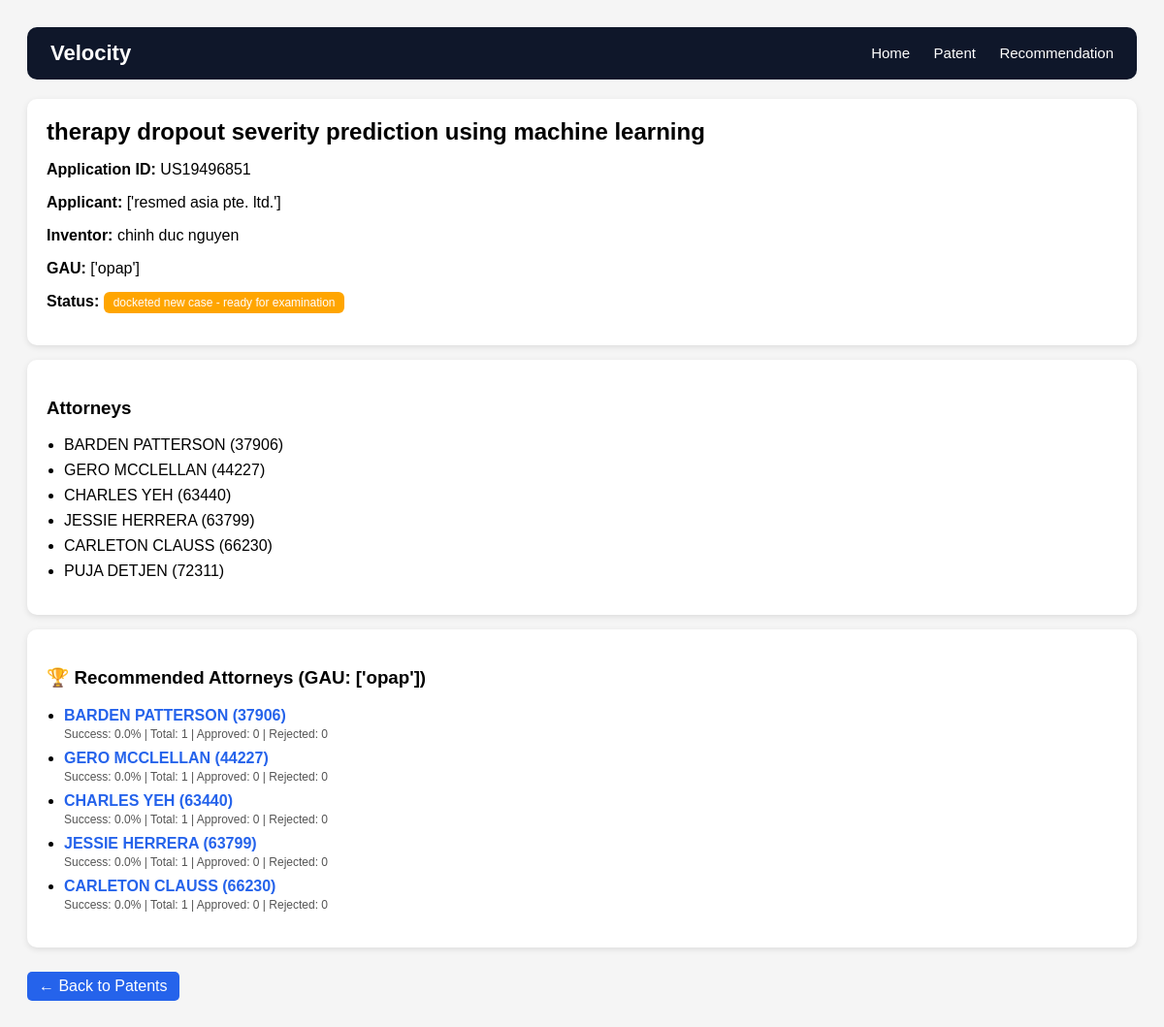
Screenshot of /patents/US19496851/ with the database file from the repository.
### core/models.py (models this page shows, shortened)
class Patent(models.Model):
    application_id = models.CharField(max_length=50, primary_key=True)
    title = models.TextField(blank=True, null=True)
    applicant_name = models.CharField(max_length=255, blank=True, null=True)
    inventor_name = models.CharField(max_length=255, blank=True, null=True)
    gau = models.CharField(max_length=20, blank=True, null=True)
    status = models.CharField(max_length=255, blank=True, null=True)

class Attorney(models.Model):
    registration_no = models.CharField(max_length=50, primary_key=True)
    name = models.CharField(max_length=255)

class Recommendation(models.Model):
    attorney = models.ForeignKey(Attorney, on_delete=models.CASCADE)
    gau = models.CharField(max_length=20)
    total_cases = models.IntegerField(default=0)
    approved = models.IntegerField(default=0)
    rejected = models.IntegerField(default=0)
    pending = models.IntegerField(default=0)
    success_rate = models.FloatField(default=0)
    class Meta:
        unique_together = ('attorney', 'gau')

### core/views.py (the view)
# urls.py: path("patents/<str:application_id>/", patent_detail, name="patent-detail"),
def patent_detail(request, application_id):
    patent = Patent.objects.get(application_id=application_id)
    attorneys = [
        pa.attorney for pa in patent.attorneys_map.select_related("attorney")
    ]
    recommendations = []
    if patent.gau:
        recommendations = Recommendation.objects.filter(
            gau=patent.gau
        ).select_related("attorney").order_by("-success_rate")[:5]
    return render(request, "core/patent_detail.html", {
        "patent": patent,
        "attorneys": attorneys,
        "recommendations": recommendations
    })

### core/templates/core/patent_detail.html (shortened to what this page needs)
<!DOCTYPE html>
<html>
<head>
</head>
<body>
<div class="navbar">
    <div class="logo">Velocity</div>
    <div class="nav-links">
        <a href="/">Home</a>
        <a href="/patents/">Patent</a>
        <a href="/recommendations/">Recommendation</a>
    </div>
</div>
<div class="card">
    <div class="title">
        {{ patent.title|default:"No Title Available" }}
    </div>
    <p><b>Application ID:</b> {{ patent.application_id }}</p>
    <p><b>Applicant:</b> {{ patent.applicant_name|default:"N/A" }}</p>
    <p><b>Inventor:</b> {{ patent.inventor_name|default:"N/A" }}</p>
    <p><b>GAU:</b> {{ patent.gau|default:"N/A" }}</p>
    <p>
        <b>Status:</b>
        <span class="badge
            {% if 'grant' in patent.status|lower %}success
            {% elif 'reject' in patent.status|lower %}danger
            {% else %}pending{% endif %}
        ">
            {{ patent.status|default:"N/A" }}
        </span>
    </p>
</div>
<div class="card">
    <h3>Attorneys</h3>
    {% if attorneys %}
        <ul>
            {% for a in attorneys %}
                <li>
                    {{ a.name }} ({{ a.registration_no }})
                </li>
            {% endfor %}
        </ul>
    {% else %}
        <p class="empty">No attorneys found.</p>
    {% endif %}
</div>
<div class="card">
    <h3>🏆 Recommended Attorneys (GAU: {{ patent.gau|default:"N/A" }})</h3>
    {% if recommendations %}
        <ul>
            {% for r in recommendations %}
                <li>
                    <span class="rec-name">
                        {{ r.attorney.name }} ({{ r.attorney.registration_no }})
                    </span>
                    <br>
                    <span class="rec-meta">
                        Success: {{ r.success_rate }}% |
                        Total: {{ r.total_cases }} |
                        Approved: {{ r.approved }} |
                        Rejected: {{ r.rejected }}
                    </span>
                </li>
            {% endfor %}
        </ul>
    {% else %}
        <p class="empty">No recommendations available.</p>
    {% endif %}
</div>
<a href="/patents/" class="btn">← Back to Patents</a>
</body>
</html>

### core/templates/core/patent_detail.html (style rules this page uses)
body { font-family: Arial; background: #f5f5f5; padding: 20px; }
.navbar { display: flex; justify-content: space-between; align-items: center; background: #0f172a; padding: 14px 24px; color: white; border-radius: 10px; margin-bottom: 20px; }
.logo { font-size: 22px; font-weight: bold; }
.nav-links a { color: white; text-decoration: none; margin-left: 20px; font-size: 15px; }
.card { background: white; padding: 20px; border-radius: 10px; margin-bottom: 15px; box-shadow: 0 2px 6px rgba(0,0,0,0.1); }
.title { font-size: 24px; font-weight: bold; margin-bottom: 15px; }
.badge { padding: 4px 10px; border-radius: 6px; color: white; font-size: 12px; }
.pending { background: orange; }
ul { padding-left: 18px; }
li { margin-bottom: 8px; }
.btn { display: inline-block; margin-top: 10px; padding: 6px 12px; background: #2563eb; color: white; text-decoration: none; border-radius: 5px; }
.rec-name { color: #2563eb; font-weight: bold; }
.rec-meta { font-size: 12px; color: #555; }

### rows the page displays
Patent: title "therapy dropout severity prediction using machine learning", application_id "US19496851", applicant_name "['resmed asia pte. ltd.']", inventor_name "chinh duc nguyen", gau "['opap']", status "docketed new case - ready for examination"
Attorney: name "BARDEN PATTERSON", registration_no "37906"
Attorney: name "GERO MCCLELLAN", registration_no "44227"
Attorney: name "CHARLES YEH", registration_no "63440"
Attorney: name "JESSIE HERRERA", registration_no "63799"
Attorney: name "CARLETON CLAUSS", registration_no "66230"
Attorney: name "PUJA DETJEN", registration_no "72311"
Recommendation: attorney.name "BARDEN PATTERSON", attorney.registration_no "37906", success_rate "0.0", total_cases "1", approved "0", rejected "0"
Recommendation: attorney.name "GERO MCCLELLAN", attorney.registration_no "44227", success_rate "0.0", total_cases "1", approved "0", rejected "0"
Recommendation: attorney.name "CHARLES YEH", attorney.registration_no "63440", success_rate "0.0", total_cases "1", approved "0", rejected "0"
Recommendation: attorney.name "JESSIE HERRERA", attorney.registration_no "63799", success_rate "0.0", total_cases "1", approved "0", rejected "0"
Recommendation: attorney.name "CARLETON CLAUSS", attorney.registration_no "66230", success_rate "0.0", total_cases "1", approved "0", rejected "0"
